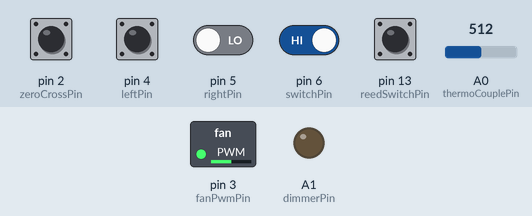
Simulated run of this sketch. Board: Arduino Nano, built with avr-gcc and run on an emulated ATmega328P. On the bench: switched loads named in the sketch (green lamp = pin HIGH), output pins drawn as LEDs (lit = HIGH). Dashed ring = blinking. Inputs (shaded band) come from the test bench; at power-on: pin 6 (switchPin), pin 13 (reedSwitchPin) HIGH, pin 2 (zeroCrossPin), pin 4 (leftPin), pin 5 (rightPin) LOW, A0 (thermoCouplePin) = 512. Pins used as bus, display or sensor lines are not drawn.

Above: at 1.2 s.
1.3 s: pin 2 (zeroCrossPin) driven HIGH
At 2.0 s:
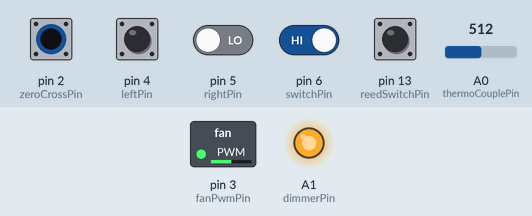
2.8 s: pin 5 (rightPin) driven HIGH and pin 6 (switchPin) driven LOW
At 4.0 s:
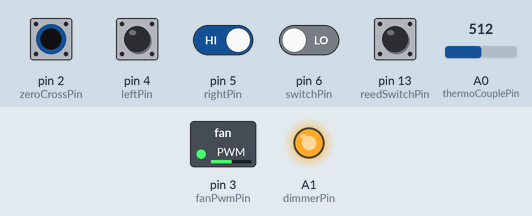
4.3 s: pin 5 (rightPin) driven LOW
At 5.2 s:
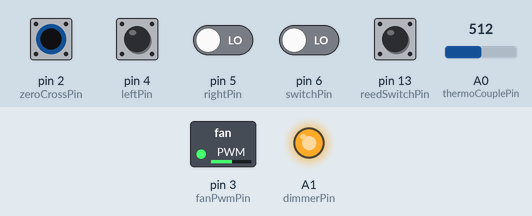
5.8 s: pin 4 (leftPin) pulled HIGH for 0.15 s
At 6.9 s:
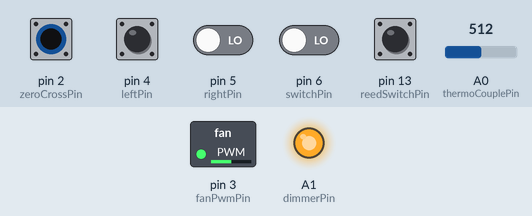
7.4 s: pin 5 (rightPin) driven HIGH
At 8.6 s:
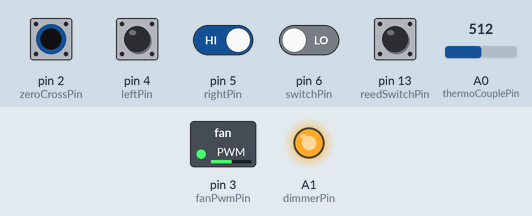
8.9 s: pin 2 (zeroCrossPin) pulsed LOW 5 times (0.12 s each, 0.3 s apart)
At 9.5 s:
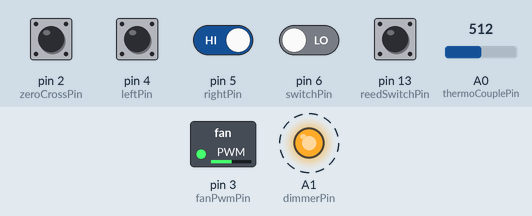
Timing chart, 0 to 11.9 s (numbered marks = the images above; inputs shaded):
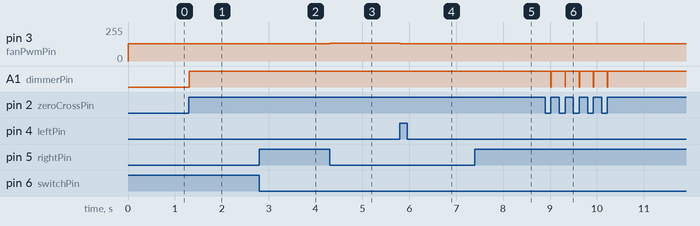

The sketch:

fan.ino
```cpp
#include "kem3361.hpp";
#include "pid.h";
#include "filter.hpp";
#include "settings.hpp";

KEM3361 display(dataPin, clockPin, latchPin);
PID pid(P_COEF, I_COEF, D_COEF, 0, DIMMER_WORK_VALUE);
MeanFilter filter;

uint16_t target_temperature = DEFAULT_TEMPERATURE;
uint16_t tempTargetTemperature = target_temperature;
uint16_t temperature;
uint8_t fan_speed = MIN_FAN_SPEED;
bool isNotifyActive = false;
bool needComputePID = false;
uint16_t dimmerValue = DIMMER_MAX_VALUE;
unsigned long notifyTimer = millis();
unsigned long tickTimer = millis();
unsigned long getTemperatureTimer = micros();
unsigned long waitingTimer = WAITING_TIME;
unsigned int dimmerCalcCounter = 0;
int lastReedSwitchState = 0;
int coolingTemperatureLevel = COOLING_TEMPERATURE_LEVEL;
bool coolingProcess = true;


void increase_fan_speed(void)
{
  fan_speed += 1;

  if(fan_speed > MAX_FAN_SPEED)
  {
    fan_speed = MAX_FAN_SPEED;
  }
}

void decrease_fan_speed(void)
{
  fan_speed -= 1;

  if(fan_speed < MIN_FAN_SPEED)
  {
    fan_speed = MIN_FAN_SPEED;
  }
}

void increase_temperature(void)
{
  target_temperature += 5;

  bool needUpdate = target_temperature > MAX_TEMPERATURE;

  if(needUpdate)
    target_temperature = MAX_TEMPERATURE;
}

void decrease_temperature(void)
{
  target_temperature -= 5;

  bool needUpdate = target_temperature < MIN_TEMPERATURE;

  if(needUpdate)
    target_temperature = MIN_TEMPERATURE;
}

void resetView()
{
  isNotifyActive = true;
  notifyTimer = millis();
}

struct buttons_t {
  uint8_t last_left;
  uint8_t last_right;

  bool left;
  bool right;
  bool sw;
} buttons;

void setup() {
  // инициализация Timer1
  cli(); // отключить глобальные прерывания
  TCCR1A = 0;
  TCCR1B = 0;
  TCCR1B |= (1 << WGM12);
  TIMSK1 = (1 << OCIE1A);

  sei();  // включить глобальные прерывания

//  Serial.begin(115200);

  pinMode(dataPin, OUTPUT);
  pinMode(clockPin, OUTPUT);
  pinMode(latchPin, OUTPUT);
  pinMode(dimmerPin, OUTPUT);

  pinMode(leftPin, INPUT);
  pinMode(rightPin, INPUT);
  pinMode(switchPin, INPUT);

  pinMode(reedSwitchPin, INPUT_PULLUP);

  digitalWrite(dimmerPin, LOW);

  buttons.last_left = digitalRead(leftPin);
  buttons.last_right = digitalRead(rightPin);

  attachInterrupt(zeroCrossInterrupt, dimmerReset, RISING);
}

void dimmerReset(){
  digitalWrite(dimmerPin, LOW);
  if(!coolingProcess){
     OCR1A = dimmerValue;
     TCCR1B |= (1 << WGM12) | (1 << CS11) | (1 << CS10);
  }
}

ISR(TIMER1_COMPA_vect)
{
  digitalWrite(dimmerPin, HIGH);
  TCCR1B = 0;
  OCR1A = DIMMER_MAX_VALUE;
}

void checkButtons()
{
  buttons.sw = digitalRead(switchPin) == LOW;
  buttons.left = buttons.last_left != digitalRead(leftPin);
  buttons.right = buttons.last_right != digitalRead(rightPin);
  buttons.last_left = digitalRead(leftPin);
  buttons.last_right = digitalRead(rightPin);
}

void tick()
{
  checkButtons();

  if(buttons.left && buttons.sw)
  {
    resetView();
    display.print(String(fan_speed));
    decrease_fan_speed();
  }
  else if(buttons.right && buttons.sw)
  {
    resetView();
    display.print(String(fan_speed));
    increase_fan_speed();
  }
  else if(buttons.left)
  {
    resetView();
    display.print(String(target_temperature));
    decrease_temperature();
  }
  else if(buttons.right)
  {
    resetView();
    display.print(String(target_temperature));
    increase_temperature();
  }

  bool resetNotifyActive = isNotifyActive && (millis() - notifyTimer) >= NOTIFY_TIME;

  if(resetNotifyActive)
  {
    isNotifyActive = false;
  }

  if(!isNotifyActive)
  {
    display.print(String(temperature));
  }

  display.tick();
}

void getTemperature(){
    int thermoCoupleRaw = analogRead(thermoCouplePin) >> 2;

    filter.push(thermoCoupleRaw * ADC_COEF);

    temperature = filter.mean();
}

void loop(void) {
  bool reedSwitch = digitalRead(reedSwitchPin);

  if(lastReedSwitchState != reedSwitch){
    if(reedSwitch){
      target_temperature = tempTargetTemperature;
    } else {
      tempTargetTemperature = target_temperature;
      target_temperature = WAITING_TEMPERATURE;
      waitingTimer = millis();
    }

    pid.reset();
  }

  lastReedSwitchState = reedSwitch;

  if(reedSwitch)
  {
    coolingProcess = false;
    coolingTemperatureLevel = COOLING_TEMPERATURE_LEVEL;
    analogWrite(fanPwmPin, map(fan_speed, 0, MAX_FAN_SPEED, 0, 255));
  } else
  {
    if(millis() - waitingTimer > WAITING_TIME){
      coolingProcess = true;

      if(temperature > coolingTemperatureLevel){
        coolingTemperatureLevel = COOLING_TEMPERATURE_LEVEL;
        analogWrite(fanPwmPin, 255);
      } else {
        coolingTemperatureLevel = COOLING_TEMPERATURE_LEVEL + COOLING_HYSTERESIS;
        analogWrite(fanPwmPin, 0);
      }
    }
  }

  if(micros() - getTemperatureTimer >= TEMPERATURE_TICK_PERIOD){
    dimmerCalcCounter += 1;
    getTemperature();
    getTemperatureTimer = micros();

    if(dimmerCalcCounter >= BUFFER_SIZE) {
      dimmerCalcCounter = 0;
      dimmerValue = DIMMER_POWER_OFFSET + (DIMMER_WORK_VALUE - pid.compute(target_temperature - temperature));
    }
  }

  if(millis() - tickTimer >= TICK_PERIOD)
  {
    tickTimer = millis();
    tick();
  }
}
```

filter.hpp
```cpp
#pragma once

#include "settings.hpp"

class MeanFilter {
  public:
  MeanFilter(){
    memset(buffer, 0, BUFFER_SIZE);
  }

  void push(double v){
    shift();
    buffer[BUFFER_SIZE-1] = v;
  }

  double mean(){
    double sum = 0;
    for (int i = 0; i < BUFFER_SIZE; ++i){
      sum += buffer[i];
    }

    return sum/BUFFER_SIZE;
  }

  protected:

  void shift(){
    for (int i = 0; i < BUFFER_SIZE - 1; ++i){
        buffer[i] = buffer[i+1];
    }
  }

  int buffer[BUFFER_SIZE];
  unsigned int pointer;
};
```

kem3361.cpp
```cpp
#include "kem3361.hpp"

KEM3361::KEM3361(uint8_t pinData, uint8_t pinClock, uint8_t pinLatch) : pinData(pinData), pinClock(pinClock), pinLatch(pinLatch) {}

void KEM3361::tick(){
  if(digitIndex > 2) digitIndex = 0;

  registerToOut = encode(digits[digitIndex], digitIndex+1, dots[digitIndex]);

  wordOut();

  ++digitIndex;
}

void KEM3361::print(String str){
  int8_t i = str.length() - 1;
  int8_t d = 2;

  digits[0] = ' ';
  digits[1] = ' ';
  digits[2] = ' ';
  dots[0] = false;
  dots[1] = false;
  dots[2] = false;

  bool dot = false;

  while(i >= 0 && d >= 0) {
    if(str.charAt(i) == '.'){
      dot = true;
      --i;
      continue;
    }

    digits[d] = str.charAt(i);
    dots[d] = dot;

    dot = false;

    --d;
    --i;
  }
}


// c . d g    b 3 2 f     a 1 e
// 0 1 2 3    4 5 6 7     8 9 10
uint16_t KEM3361::encode(char ch, uint8_t digit, bool dot = false){
  uint16_t out = 0b10110011111;

  switch(ch){
    case '1':
      out = 0b0000010110001110;
      break;
    case '2':
      out = 0b0000000010000011;
      break;
    case '3':
      out = 0b0000010010000010;
      break;
    case '4':
      out = 0b0000010100000110;
      break;
    case '5':
      out = 0b0000010000010010;
      break;
    case '6':
      out = 0b0000000000010010;
      break;
    case '7':
      out = 0b0000010010001110;
      break;
    case '8':
      out = 0b0000000000000010;
      break;
    case '9':
      out = 0b0000010000000010;
      break;
    case '0':
      out = 0b0000000000001010;
      break;
    default:
      return out;
  }

  switch (digit) {
    case 1:
      out |= 0b0000001000000000;
      break;
    case 2:
      out |= 0b0000000001000000;
      break;
    case 3:
      out |= 0b0000000000100000;
      break;
  }

  if(dot){
    out ^= 0b10;
  }

  return out;
}

void KEM3361::wordOut(){
  digitalWrite(pinLatch, HIGH);
  for (int i = 0; i < 11; ++i){
    digitalWrite(pinData, (registerToOut >> i) & 0b1);
    digitalWrite(pinClock, HIGH);
    digitalWrite(pinClock, LOW);
    digitalWrite(pinData, LOW);
  }
  digitalWrite(pinLatch, LOW);
}
```

kem3361.hpp
```cpp
#pragma once

#include "Arduino.h"

class KEM3361
{
  public:
    void print(String);
    KEM3361(uint8_t, uint8_t, uint8_t);
    void tick();

  protected:
    char digits[3];
    bool dots[3];
    uint16_t registerToOut;
    uint8_t digitIndex;
    uint8_t pinClock;
    uint8_t pinData;
    uint8_t pinLatch;

    uint16_t encode(char, uint8_t, bool);
    void wordOut();
};
```

pid.h
```cpp
#pragma once

#include "Arduino.h"


class PID {
  private:
    double P;
    double I;
    double D;

    double minValue;
    double maxValue;

    double lastError;

    unsigned long lastTime;

    char sign(double);

  public:
    double integral;
    PID(double, double, double, double, double);
    int compute(int);
    void reset();
};

PID::PID(double P, double I, double D, double minValue, double maxValue) : P(P), I(I), D(D), minValue(minValue), maxValue(maxValue){
  integral = 0;
  lastError = 0;
}

void PID::reset(){
  integral = 0;
  lastError= 0;
  lastTime = millis();
}

char PID::sign(double v){
  if(v >= 0) return 1;
  return -1;
}

int PID::compute(int error) {
  double dt = (millis() - lastTime) / 1000.0;

  int valueP = error * P;
  double valueI = error * dt * I;
  int valueD = (error - lastError) * D;

  int pidValue = valueP + valueI + valueD + integral;

  if(pidValue > maxValue) pidValue = maxValue;
  if(pidValue < minValue) pidValue = minValue;

  if(!((pidValue >= maxValue) && (sign(error) && sign(pidValue)))) {
    integral += valueI;
  }

  lastError = error;
  lastTime = millis();

  return pidValue;
}
```

settings.hpp
```cpp
#pragma once

/**
 * Пины управления семисегментным индикатором
 */
#define dataPin 10
#define clockPin 11
#define latchPin 12

#define fanPwmPin 3

/**
 * Пин с герконом
 */
#define reedSwitchPin 13

/**
 * Пин с термопарой и заземленным АЦП, чтобы компенсировать ноль АЦП
 */
#define thermoCouplePin A0
#define groundedADCPin A7

/**
 * Пины для управления диммером
 */
#define dimmerPin A1
#define zeroCrossPin 2
#define zeroCrossInterrupt 0

/**
 * Пины обработки энкодера
 */
#define leftPin 4
#define rightPin 5
#define switchPin 6

/**
 * Настройки для диммера
 */
#define DIMMER_POWER_OFFSET 50
#define DIMMER_MAX_VALUE 2400 // 0.010 / (16000000 / 64) - максимальный период 10 миллисекунд, максимальное значение зависит от делителя
#define DIMMER_WORK_VALUE DIMMER_MAX_VALUE - DIMMER_POWER_OFFSET

/**
 * Период обновления дисплея и кнопок (кадры в сеунду умножаем на 3 сегмента)
 */
#define TICK_PERIOD 5 // период обновления дисплея и кнопок, мс

#define TEMPERATURE_TICK_PERIOD 250 // период обновления дисплея и кнопок, мкс

/**
 * Настройки отображения и урпвления скорости вентилятора
 */
#define MIN_FAN_SPEED 50 // минимальная скорость вентилятора в процентах
#define MAX_FAN_SPEED 99 // максимальная скорость вентилятора в процентах

/**
 * Настройки для температуры фена
 */
#define MAX_TEMPERATURE 500 // максимальное значние температуры
#define MIN_TEMPERATURE 50 // минимальное значние температуры
#define DEFAULT_TEMPERATURE 300
#define WAITING_TEMPERATURE 100

#define WAITING_TIME 60000


/**
 * Коэффициенты термопары
 */
#define THERMO_GAIN 102.0
#define ADC_REFERENCE 3.3
#define ADC_RESOLUTION 256.0
#define VOLTS_PER_DEGREES_TYPE_K 0.00003
#define ADC_COEF ADC_REFERENCE/ADC_RESOLUTION/THERMO_GAIN/VOLTS_PER_DEGREES_TYPE_K

/**
 * коэффициенты PID регулятора
 */
#define P_COEF 35
#define I_COEF 5
#define D_COEF 0.07

/**
 * Настройка, до какой температуры охлаждать фен когда сработает геркон
 */
#define COOLING_TEMPERATURE_LEVEL 50 // до какой температуры охлаждать
#define COOLING_HYSTERESIS 30 // до какой температуры охлаждать

/**
 * Настройка, в течении какого времени показывать новое установленное значение
 */
#define NOTIFY_TIME 2 * 1000 // время показа измененного значения в секундах

#define BUFFER_SIZE 200
```

Measured:
- after the input at 1.3 s, A1 (dimmerPin): LOW → HIGH at once
- after the input at 2.8 s, pin 3 (fanPwmPin): 128/255 → 131/255 at once
- after the input at 4.3 s, pin 3 (fanPwmPin): 131/255 → 133/255 at once
- after the input at 5.8 s, pin 3 (fanPwmPin): 133/255 → 131/255 at once, → 128/255 0.15 s later
- after the input at 7.4 s, pin 3 (fanPwmPin): 128/255 → 131/255 at once
- after the input at 8.9 s, A1 (dimmerPin): alternates HIGH for 0.29 s and LOW for 0.01 s, 10 changes in all, then stays HIGH, starting after 0.12 s
